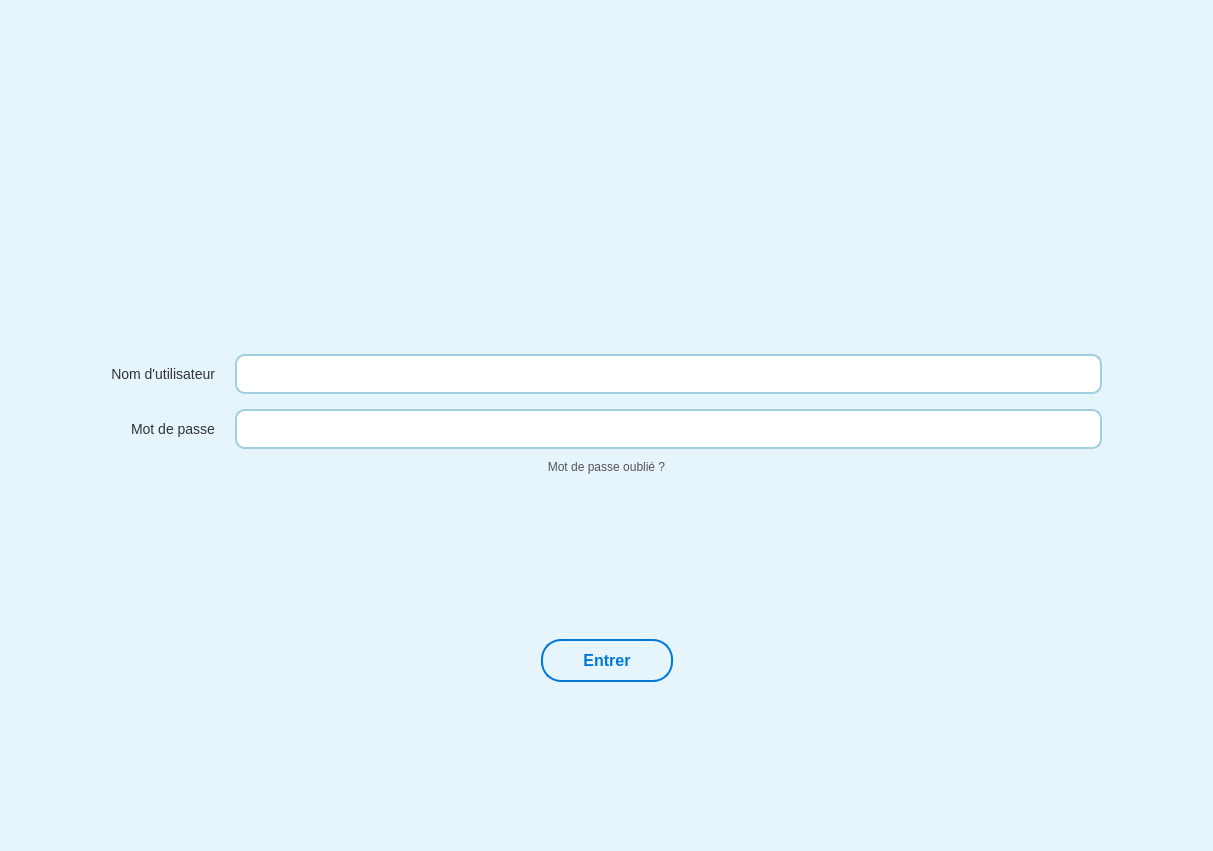
<?xml version="1.0" encoding="UTF-8"?>
<ui version="4.0">
 <class>Login</class>
 <widget class="QWidget" name="Login">
  <property name="geometry">
   <rect>
    <x>0</x>
    <y>0</y>
    <width>1213</width>
    <height>851</height>
   </rect>
  </property>
  <property name="windowTitle">
   <string>SmartResearch - Login</string>
  </property>
  <property name="styleSheet">
   <string notr="true">QWidget {
	background-color: rgb(85, 0, 255);
	background-color: #E6F4FC; /* Light blue background */
	font-family: &quot;Segoe UI&quot;, sans-serif;
}

QLineEdit {
	border: 2px solid #A0D0E0;
	border-radius: 10px;
	padding: 8px;
	background-color: white;
	color: #333;
	font-size: 14px;
}

QLineEdit:focus {
	border: 2px solid #0078D7;
}

QPushButton#btnLogin {
	background-color: transparent;
	border: 2px solid #0078D7;
	border-radius: 20px;
	color: #0078D7;
	font-size: 16px;
	padding: 10px 40px;
	font-weight: bold;
}

QPushButton#btnLogin:hover {
	background-color: #0078D7;
	color: white;
}

QPushButton#btnLogin:pressed {
	background-color: #005a9e;
	border-color: #005a9e;
	color: white;
}

QLabel {
	color: #333;
    font-size: 14px;
}
</string>
  </property>
  <layout class="QVBoxLayout" name="verticalLayout">
   <item>
    <spacer name="verticalSpacer_top">
     <property name="orientation">
      <enum>Qt::Orientation::Vertical</enum>
     </property>
     <property name="sizeHint" stdset="0">
      <size>
       <width>20</width>
       <height>40</height>
      </size>
     </property>
    </spacer>
   </item>
   <item>
    <layout class="QHBoxLayout" name="horizontalLayout_logo">
     <item>
      <spacer name="horizontalSpacer_logo_left">
       <property name="orientation">
        <enum>Qt::Orientation::Horizontal</enum>
       </property>
       <property name="sizeHint" stdset="0">
        <size>
         <width>40</width>
         <height>20</height>
        </size>
       </property>
      </spacer>
     </item>
     <item>
      <widget class="QLabel" name="lblLogo">
       <property name="text">
        <string/>
       </property>
       <property name="pixmap">
        <pixmap resource="ressources.qrc">:/logo.png</pixmap>
       </property>
       <property name="alignment">
        <set>Qt::AlignmentFlag::AlignCenter</set>
       </property>
      </widget>
     </item>
     <item>
      <spacer name="horizontalSpacer_logo_right">
       <property name="orientation">
        <enum>Qt::Orientation::Horizontal</enum>
       </property>
       <property name="sizeHint" stdset="0">
        <size>
         <width>40</width>
         <height>20</height>
        </size>
       </property>
      </spacer>
     </item>
    </layout>
   </item>
   <item>
    <spacer name="verticalSpacer_2">
     <property name="orientation">
      <enum>Qt::Orientation::Vertical</enum>
     </property>
     <property name="sizeHint" stdset="0">
      <size>
       <width>20</width>
       <height>40</height>
      </size>
     </property>
    </spacer>
   </item>
   <item>
    <layout class="QGridLayout" name="gridLayout_form">
     <property name="leftMargin">
      <number>100</number>
     </property>
     <property name="rightMargin">
      <number>100</number>
     </property>
     <property name="horizontalSpacing">
      <number>20</number>
     </property>
     <property name="verticalSpacing">
      <number>15</number>
     </property>
     <item row="0" column="0">
      <widget class="QLabel" name="label_username">
       <property name="text">
        <string>Nom d'utilisateur</string>
       </property>
       <property name="alignment">
        <set>Qt::AlignmentFlag::AlignRight|Qt::AlignmentFlag::AlignTrailing|Qt::AlignmentFlag::AlignVCenter</set>
       </property>
      </widget>
     </item>
     <item row="0" column="1">
      <widget class="QLineEdit" name="txtUsername">
       <property name="minimumSize">
        <size>
         <width>250</width>
         <height>40</height>
        </size>
       </property>
      </widget>
     </item>
     <item row="1" column="0">
      <widget class="QLabel" name="label_password">
       <property name="text">
        <string>Mot de passe</string>
       </property>
       <property name="alignment">
        <set>Qt::AlignmentFlag::AlignRight|Qt::AlignmentFlag::AlignTrailing|Qt::AlignmentFlag::AlignVCenter</set>
       </property>
      </widget>
     </item>
     <item row="1" column="1">
      <widget class="QLineEdit" name="txtPassword">
       <property name="minimumSize">
        <size>
         <width>250</width>
         <height>40</height>
        </size>
       </property>
       <property name="echoMode">
        <enum>QLineEdit::EchoMode::Password</enum>
       </property>
      </widget>
     </item>
    </layout>
   </item>
   <item>
    <widget class="QLabel" name="lblForgotPassword">
     <property name="styleSheet">
      <string notr="true">color: #555; font-size: 12px; margin-top: 5px;</string>
     </property>
     <property name="text">
      <string>Mot de passe oublié ?</string>
     </property>
     <property name="alignment">
      <set>Qt::AlignmentFlag::AlignCenter</set>
     </property>
    </widget>
   </item>
   <item>
    <spacer name="verticalSpacer_3">
     <property name="orientation">
      <enum>Qt::Orientation::Vertical</enum>
     </property>
     <property name="sizeHint" stdset="0">
      <size>
       <width>20</width>
       <height>30</height>
      </size>
     </property>
    </spacer>
   </item>
   <item>
    <layout class="QHBoxLayout" name="horizontalLayout_button">
     <item>
      <spacer name="horizontalSpacer_btn_left">
       <property name="orientation">
        <enum>Qt::Orientation::Horizontal</enum>
       </property>
       <property name="sizeHint" stdset="0">
        <size>
         <width>40</width>
         <height>20</height>
        </size>
       </property>
      </spacer>
     </item>
     <item>
      <widget class="QPushButton" name="btnLogin">
       <property name="cursor">
        <cursorShape>PointingHandCursor</cursorShape>
       </property>
       <property name="text">
        <string>Entrer</string>
       </property>
      </widget>
     </item>
     <item>
      <spacer name="horizontalSpacer_btn_right">
       <property name="orientation">
        <enum>Qt::Orientation::Horizontal</enum>
       </property>
       <property name="sizeHint" stdset="0">
        <size>
         <width>40</width>
         <height>20</height>
        </size>
       </property>
      </spacer>
     </item>
    </layout>
   </item>
   <item>
    <spacer name="verticalSpacer_bottom">
     <property name="orientation">
      <enum>Qt::Orientation::Vertical</enum>
     </property>
     <property name="sizeHint" stdset="0">
      <size>
       <width>20</width>
       <height>40</height>
      </size>
     </property>
    </spacer>
   </item>
  </layout>
 </widget>
 <resources>
  <include location="ressources.qrc"/>
 </resources>
 <connections/>
</ui>
